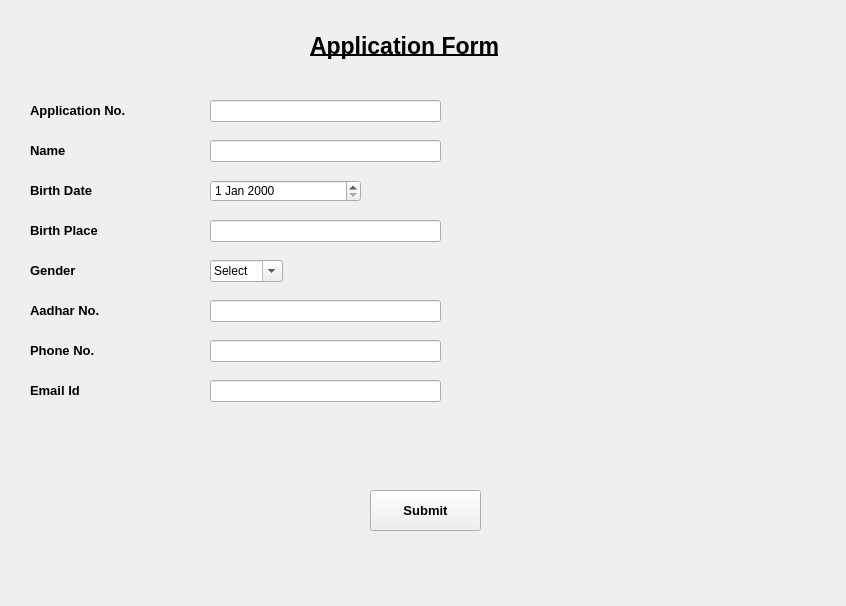
<?xml version="1.0" encoding="UTF-8"?>
<ui version="4.0">
 <class>Application</class>
 <widget class="QWidget" name="Application">
  <property name="geometry">
   <rect>
    <x>0</x>
    <y>0</y>
    <width>846</width>
    <height>606</height>
   </rect>
  </property>
  <property name="windowTitle">
   <string>Application Form</string>
  </property>
  <widget class="QLabel" name="label">
   <property name="geometry">
    <rect>
     <x>310</x>
     <y>20</y>
     <width>251</width>
     <height>51</height>
    </rect>
   </property>
   <property name="font">
    <font>
     <pointsize>17</pointsize>
     <weight>75</weight>
     <bold>true</bold>
     <underline>true</underline>
    </font>
   </property>
   <property name="text">
    <string>Application Form</string>
   </property>
  </widget>
  <widget class="QLabel" name="label_2">
   <property name="geometry">
    <rect>
     <x>30</x>
     <y>100</y>
     <width>141</width>
     <height>21</height>
    </rect>
   </property>
   <property name="font">
    <font>
     <pointsize>10</pointsize>
     <weight>75</weight>
     <bold>true</bold>
    </font>
   </property>
   <property name="text">
    <string>Application No.</string>
   </property>
  </widget>
  <widget class="QLabel" name="label_3">
   <property name="geometry">
    <rect>
     <x>30</x>
     <y>140</y>
     <width>141</width>
     <height>21</height>
    </rect>
   </property>
   <property name="font">
    <font>
     <pointsize>10</pointsize>
     <weight>75</weight>
     <bold>true</bold>
    </font>
   </property>
   <property name="text">
    <string>Name</string>
   </property>
  </widget>
  <widget class="QLabel" name="label_4">
   <property name="geometry">
    <rect>
     <x>30</x>
     <y>180</y>
     <width>141</width>
     <height>21</height>
    </rect>
   </property>
   <property name="font">
    <font>
     <pointsize>10</pointsize>
     <weight>75</weight>
     <bold>true</bold>
    </font>
   </property>
   <property name="text">
    <string>Birth Date</string>
   </property>
  </widget>
  <widget class="QLabel" name="label_5">
   <property name="geometry">
    <rect>
     <x>30</x>
     <y>220</y>
     <width>141</width>
     <height>21</height>
    </rect>
   </property>
   <property name="font">
    <font>
     <pointsize>10</pointsize>
     <weight>75</weight>
     <bold>true</bold>
    </font>
   </property>
   <property name="text">
    <string>Birth Place</string>
   </property>
  </widget>
  <widget class="QLabel" name="label_6">
   <property name="geometry">
    <rect>
     <x>30</x>
     <y>260</y>
     <width>141</width>
     <height>21</height>
    </rect>
   </property>
   <property name="font">
    <font>
     <pointsize>10</pointsize>
     <weight>75</weight>
     <bold>true</bold>
    </font>
   </property>
   <property name="text">
    <string>Gender</string>
   </property>
  </widget>
  <widget class="QLabel" name="label_7">
   <property name="geometry">
    <rect>
     <x>30</x>
     <y>300</y>
     <width>141</width>
     <height>21</height>
    </rect>
   </property>
   <property name="font">
    <font>
     <pointsize>10</pointsize>
     <weight>75</weight>
     <bold>true</bold>
    </font>
   </property>
   <property name="text">
    <string>Aadhar No.</string>
   </property>
  </widget>
  <widget class="QLabel" name="label_8">
   <property name="geometry">
    <rect>
     <x>30</x>
     <y>340</y>
     <width>141</width>
     <height>21</height>
    </rect>
   </property>
   <property name="font">
    <font>
     <pointsize>10</pointsize>
     <weight>75</weight>
     <bold>true</bold>
    </font>
   </property>
   <property name="text">
    <string>Phone No.</string>
   </property>
  </widget>
  <widget class="QLabel" name="label_9">
   <property name="geometry">
    <rect>
     <x>30</x>
     <y>380</y>
     <width>141</width>
     <height>21</height>
    </rect>
   </property>
   <property name="font">
    <font>
     <pointsize>10</pointsize>
     <weight>75</weight>
     <bold>true</bold>
    </font>
   </property>
   <property name="text">
    <string>Email Id</string>
   </property>
  </widget>
  <widget class="QLineEdit" name="id">
   <property name="geometry">
    <rect>
     <x>210</x>
     <y>100</y>
     <width>231</width>
     <height>22</height>
    </rect>
   </property>
  </widget>
  <widget class="QLineEdit" name="name">
   <property name="geometry">
    <rect>
     <x>210</x>
     <y>140</y>
     <width>231</width>
     <height>22</height>
    </rect>
   </property>
  </widget>
  <widget class="QDateEdit" name="date">
   <property name="geometry">
    <rect>
     <x>210</x>
     <y>180</y>
     <width>151</width>
     <height>22</height>
    </rect>
   </property>
  </widget>
  <widget class="QLineEdit" name="place">
   <property name="geometry">
    <rect>
     <x>210</x>
     <y>220</y>
     <width>231</width>
     <height>22</height>
    </rect>
   </property>
  </widget>
  <widget class="QComboBox" name="gender">
   <property name="geometry">
    <rect>
     <x>210</x>
     <y>260</y>
     <width>73</width>
     <height>22</height>
    </rect>
   </property>
   <property name="toolTipDuration">
    <number>4</number>
   </property>
   <property name="editable">
    <bool>true</bool>
   </property>
   <property name="currentText">
    <string>Select</string>
   </property>
   <property name="currentIndex">
    <number>0</number>
   </property>
   <item>
    <property name="text">
     <string>Select</string>
    </property>
   </item>
   <item>
    <property name="text">
     <string>Male</string>
    </property>
   </item>
   <item>
    <property name="text">
     <string>Female</string>
    </property>
   </item>
   <item>
    <property name="text">
     <string>Other</string>
    </property>
   </item>
  </widget>
  <widget class="QLineEdit" name="aadhar">
   <property name="geometry">
    <rect>
     <x>210</x>
     <y>300</y>
     <width>231</width>
     <height>22</height>
    </rect>
   </property>
  </widget>
  <widget class="QLineEdit" name="phone">
   <property name="geometry">
    <rect>
     <x>210</x>
     <y>340</y>
     <width>231</width>
     <height>22</height>
    </rect>
   </property>
  </widget>
  <widget class="QLineEdit" name="email">
   <property name="geometry">
    <rect>
     <x>210</x>
     <y>380</y>
     <width>231</width>
     <height>22</height>
    </rect>
   </property>
  </widget>
  <widget class="QPushButton" name="submit">
   <property name="geometry">
    <rect>
     <x>370</x>
     <y>490</y>
     <width>111</width>
     <height>41</height>
    </rect>
   </property>
   <property name="font">
    <font>
     <pointsize>10</pointsize>
     <weight>75</weight>
     <bold>true</bold>
    </font>
   </property>
   <property name="text">
    <string>Submit</string>
   </property>
  </widget>
 </widget>
 <resources/>
 <connections/>
</ui>
